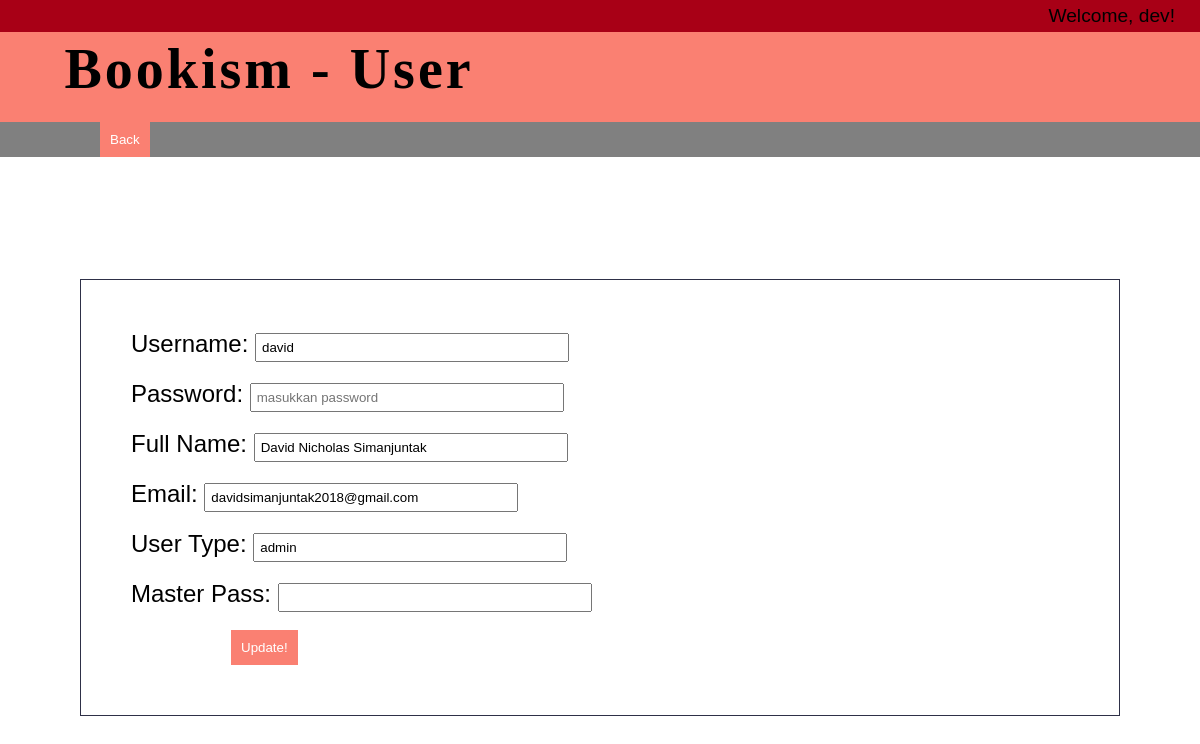
The app's page /admin/edit2.php?id=12 (signed in) with its own data.
### tables this page shows
CREATE TABLE `user` (
  `id` int(11) NOT NULL,
  `fullname` varchar(100) NOT NULL,
  `email` varchar(100) NOT NULL,
  `type` varchar(10) NOT NULL,
  `username` varchar(20) NOT NULL,
  `password` varchar(255) NOT NULL
);

### admin/function.php (called while the page is built, shortened)
<?php
	$conn = mysqli_connect("localhost", "root","", "web_data");
	function fquery($query){
		global $conn;
		$cacah = mysqli_query($conn, $query);
		$rows=[];
		while($row = mysqli_fetch_assoc($cacah)){
			$rows[]=$row;
		}
		return $rows;
	}
?>

### admin/edit2.php (the view, shortened to what this page needs)
<?php
	$userr=$_SESSION["user"];
require "function.php";
$id=$_GET["id"];
$userss=fquery("SELECT * FROM user WHERE id =$id")[0];
?>
<!DOCTYPE html>
<html>
<head>
	<link rel="stylesheet" type="text/css" href="style10.css">
</head>
<body>
	<div class="atas">
		<p>Welcome, <?=$userr?>!</p>
	</div>
	<div class="logo">
		<h1>Bookism - User</h1>
	</div>
	<div class="button">
		<form action="" method="post">
			<button class="btn" type="submit" name="back">Back</button>
		</form>
	</div>
	<br><br><br></br>
	<div class="container">
	<div class="content">
	<form action="" method="post">
		<ul>
			<li>
				<label for="username">Username: </label>
				<input type="text" name="username" id="username" required value="<?=$userss["username"];?>">
			</li><br>
			<li>
				<label for="password">Password: </label>
				<input type="password" name="password" id="password" required placeholder="masukkan password">
			</li><br>
			<li>
				<label for="fullname">Full Name: </label>
				<input type="text" name="fullname" id="fullname" required value="<?=$userss["fullname"];?>">
			</li><br>
			<li>
				<label for="email">Email: </label>
				<input type="text" name="email" id="email" required value="<?=$userss["email"];?>">
			</li><br>
			<li>
				<label for="usertype">User Type: </label>
				<input type="text" name="usertype" id="usertype" required value="<?=$userss["type"];?>">
			</li><br>
			<li>
				<label for="mpass">Master Pass: </label>
				<input type="password" name="mpass" id="mpass" required>
			</li><br>
			<li>
				<button type="submit" name="submit">Update!</button>
			</li>
		</ul>
	</form>
	</div>
	</div>
</body>
</html>

### admin/style10.css (style rules this page uses)
* { margin: 0; padding: 0; }
body { font-family: sans-serif; }
.atas { display: flex; justify-content: flex-end; padding: 5px; background-color: #a80016; }
.atas p { font-size: 1.2em; margin-right: 20px; }
.logo { font-family: cursive; letter-spacing: 3px; height:80px; align-items: center; padding: 5px; background-color: salmon; }
.logo h1 { margin-left: 5%; font-size: 3.5em; display: flex; }
.button { background-color: gray; }
.button button { margin-left: 100px; padding: 10px; border: none; color: white; background-color: salmon; }
.container { margin: 30px; }
.content { margin: 50px; border: 1px solid #2e3047; padding: 50px; }
.content form ul { list-style: none; }
.content form ul li label { text-align: left; font-size:1.5em; }
.content form ul li input { padding: 5px; width: 300px; }
.content form ul li button { margin-left: 100px; padding: 10px; border: none; color: white; background-color: salmon; }

### records on screen
user: username "david", fullname "David Nicholas Simanjuntak", email "davidsimanjuntak2018@gmail.com", usertype "admin"

### other values on screen
$userr "dev"
